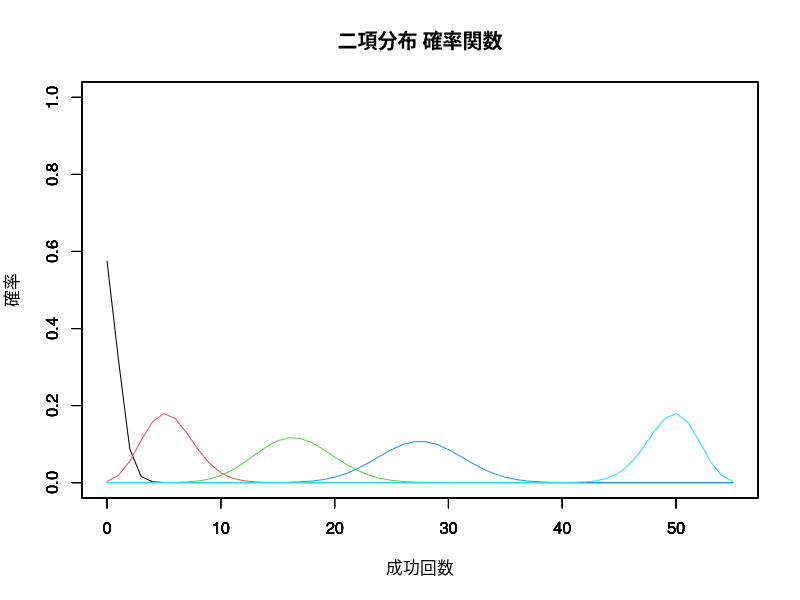
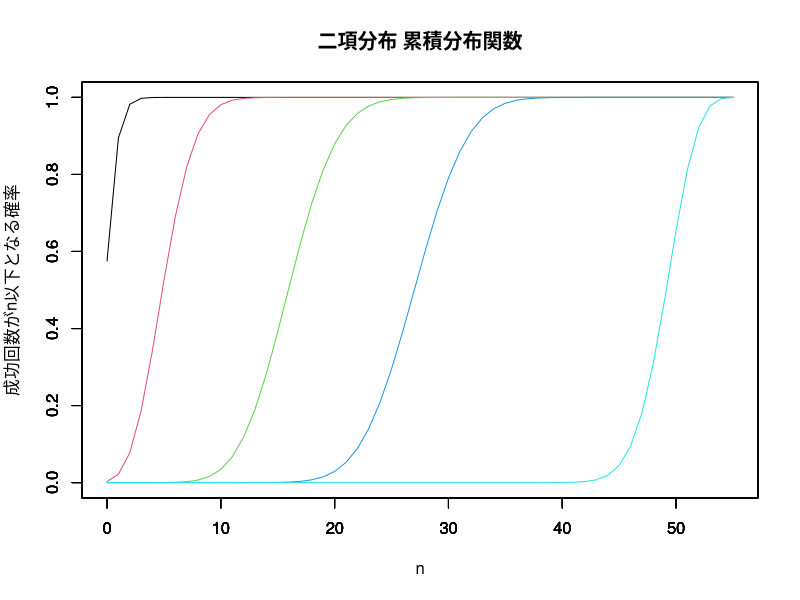
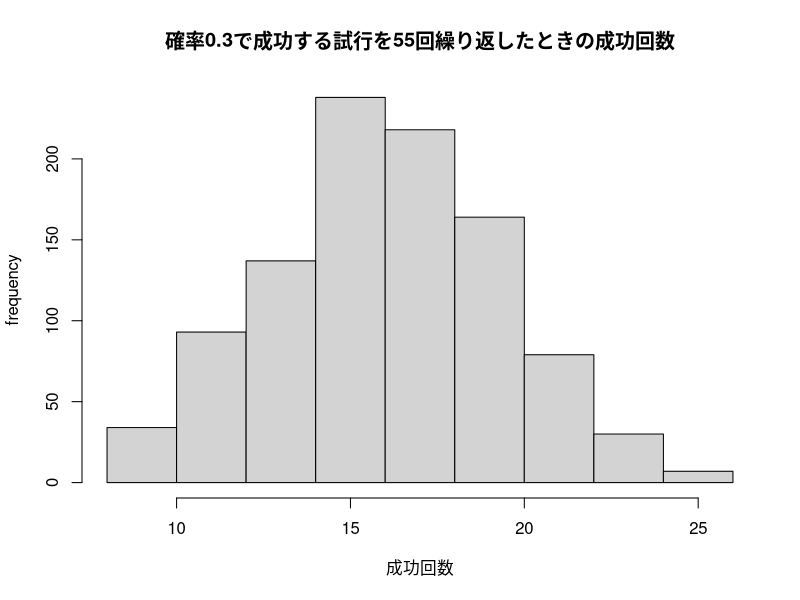

Write R code to recreate these figures, in order.
k <- 55

if(k <= 19){
	n <- 200 - k
}else{
	n <- k
}

p <- c(.01, .1, .3, .5, .9)
f <- c(dbinom, pbinom)
text <- c("out_A.png", "二項分布 確率関数", "成功回数", "確率", "out_B.png", "二項分布 累積分布関数", "n", "成功回数がn以下となる確率")
dim(text) <- c(4, 2)
for(i in 1:2){
	png(text[1, i])
	for(j in 1:length(p)){
		plot(0:n, f[[i]](0:n, n, p[j]), ylim = 0:1, type = "l", col = j, xlab="", ylab="")
		par(new=T)
	}
	title(text[2, i], xlab = text[3, i], ylab = text[4, i])
}
p <- .3
png("out_C.png")
hist(rbinom(1000, n, p), main = sprintf("確率%.1fで成功する試行を%d回繰り返したときの成功回数", p, n), xlab = "成功回数", ylab = "frequency")
